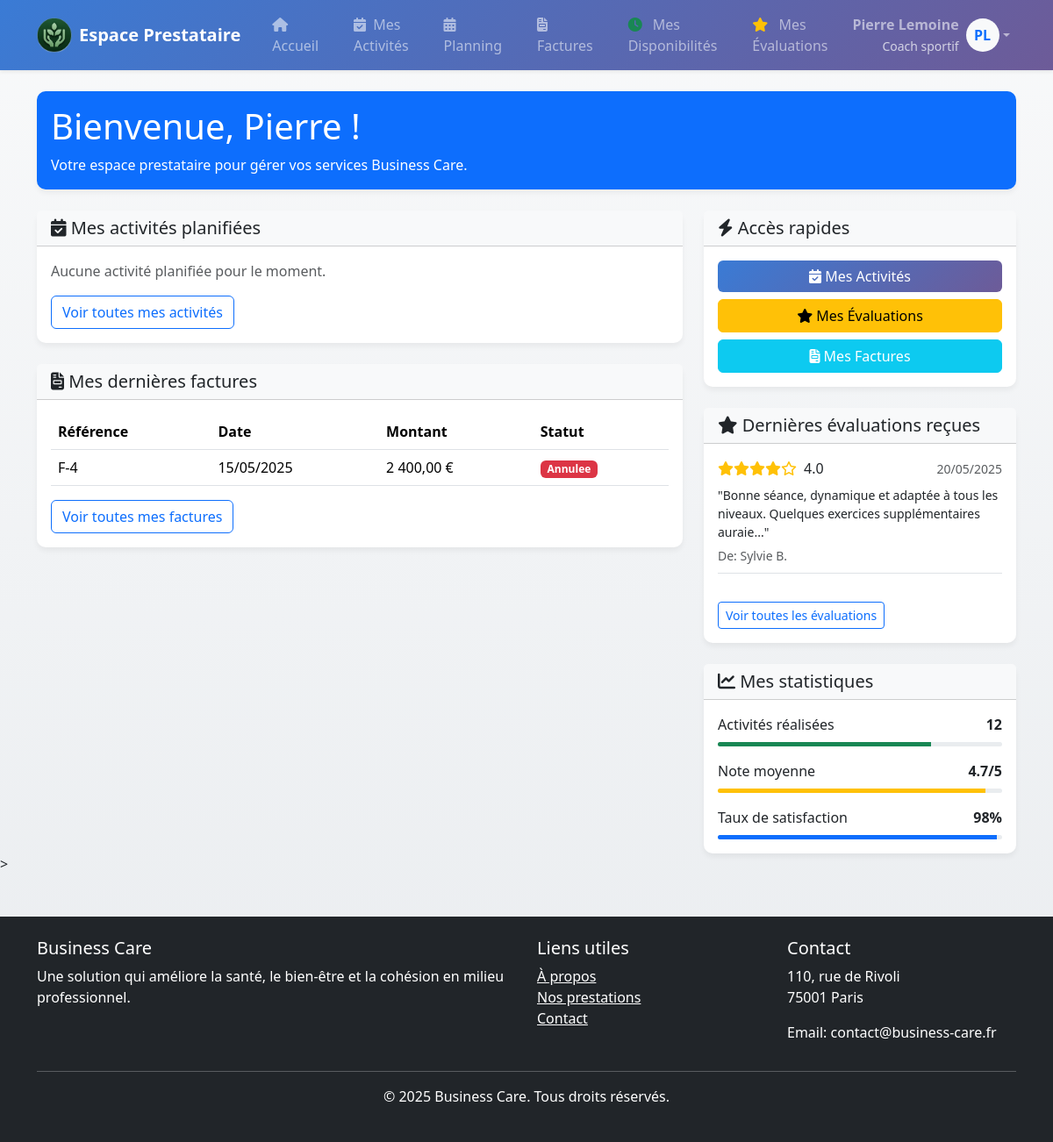
/frontOffice/prestataire/index.php (signed in), run on the app's committed database.
### tables this page shows
CREATE TABLE `facture` (
  `facture_id` int(11) NOT NULL,
  `date_emission` date DEFAULT NULL,
  `date_echeance` date DEFAULT NULL,
  `montant` decimal(10,2) DEFAULT NULL,
  `montant_tva` decimal(10,2) DEFAULT NULL,
  `montant_ht` decimal(10,2) DEFAULT NULL,
  `statut` 	ENUM('Attente', 'Payee', 'Annulee') DEFAULT 'Attente',
  `methode_paiement` VARCHAR(50)	DEFAULT NULL,
  `fichier` varchar(255) DEFAULT NULL,
  `id_devis` int(11) DEFAULT NULL,
  `id_prestataire` int(11) DEFAULT NULL,
  `payment_intent_id` varchar(100) DEFAULT NULL
);

CREATE TABLE `evaluation` (
  `evaluation_id` int(11) NOT NULL,
  `note` int(11) DEFAULT NULL,
  `commentaire` text DEFAULT NULL,
  `id_collaborateur` int(11) DEFAULT NULL,
  `date_creation` datetime DEFAULT NULL,
  `desactivate` boolean DEFAULT 0
);

CREATE TABLE `collaborateur` (
  `collaborateur_id` int(11) NOT NULL,
  `nom` varchar(255) NOT NULL,
  `prenom` varchar(255) NOT NULL,
  `username` varchar(255) NOT NULL,
  `role` varchar(255) DEFAULT "employe",
  `email` varchar(255) NOT NULL,
  `password` varchar(255) DEFAULT NULL,
  `telephone` varchar(20) DEFAULT NULL,
  `id_societe` int(11) DEFAULT NULL,
  `date_creation` datetime DEFAULT NULL,
  `date_activite` datetime DEFAULT NULL,
  `token` varchar(255) DEFAULT NULL,
  `expiration` datetime DEFAULT NULL,
  `desactivate` boolean DEFAULT 0
);

### api/dao/provider.php (called while the page is built, shortened)
<?php
function getAllActivities(int $limit = null, int $offset = null, $providerId)  {
    $db = getDatabaseConnection();
    $sql = "SELECT a.activite_id, a.nom, a.date, a.type, a.id_devis, a.id_lieu, l.adresse, l.ville, l.code_postal
            FROM activite a
            LEFT JOIN lieu l ON a.id_lieu = l.lieu_id
            WHERE a.id_prestataire = :id";
    $params = [
        'id'=> $providerId
    ];
    if ($limit !== null) {
        $sql .= " LIMIT " . (string) $limit;
        if ($offset !== null) {
            $sql .= " OFFSET " . (string) $offset;
        }
    }
    $stmt = $db->prepare($sql);
    $res = $stmt->execute($params);
    if ($res) {
        return $stmt->fetchAll(PDO::FETCH_ASSOC);
    }
    return null;
}
function getProviderInvoices($prestataire_id) {
    $db = getDatabaseConnection();
    $sql = "SELECT f.facture_id, f.date_emission, f.date_echeance, f.montant, f.montant_tva,
                   f.montant_ht, f.statut, f.methode_paiement, f.fichier, d.devis_id,
                   s.nom AS nom_societe, s.siret
            FROM facture f
            LEFT JOIN devis d ON f.id_devis = d.devis_id
            LEFT JOIN societe s ON d.id_societe = s.societe_id
            WHERE f.id_prestataire = :prestataire_id
            ORDER BY f.date_emission DESC";
    $stmt = $db->prepare($sql);
    $res = $stmt->execute([
        'prestataire_id' => $prestataire_id
    ]);
    if ($res) {
        return $stmt->fetchAll(PDO::FETCH_ASSOC);
    }
    return [];
}

### api/dao/evaluation.php (called while the page is built, shortened)
<?php
function getEvaluationsByProviderId(int $prestataire_id){
    $db = getDatabaseConnection();
    $sql = "SELECT e.evaluation_id, e.note, e.commentaire, e.date_creation,
                   c.nom as collaborateur_nom, c.prenom as collaborateur_prenom
            FROM evaluation e
            JOIN note_prestataire np ON e.evaluation_id = np.id_evaluation
            JOIN collaborateur c ON e.id_collaborateur = c.collaborateur_id
            WHERE np.id_prestataire = :prestataire_id AND e.desactivate = 0
            ORDER BY e.date_creation DESC";
    $stmt = $db->prepare($sql);
    $res = $stmt->execute([
        'prestataire_id' => $prestataire_id
    ]);
    if ($res) {
        return $stmt->fetchAll(PDO::FETCH_ASSOC);
    }
    return [];
}

### frontOffice/prestataire/index.php (the view, shortened to what this page needs)
<?php
require_once 'includes/head.php';
include_once 'includes/header.php';
?>
<div class="container mt-4">
    <div class="row mb-4">
        <div class="col-12">
            <div class="card bg-primary text-white">
                <div class="card-body">
                    <h1 class="card-title">Bienvenue, <?php echo htmlspecialchars($_SESSION['prenom']); ?> !</h1>
                    <p class="card-text">Votre espace prestataire pour gérer vos services Business Care.</p>
                </div>
            </div>
        </div>
    </div>
    <div class="row">
        <div class="col-md-8">
            <div class="card mb-4">
                <div class="card-header bg-light">
                    <h5 class="card-title mb-0"><i class="fas fa-calendar-check"></i> Mes activités planifiées</h5>
                </div>
                <div class="card-body">
                    <?php
                    require_once '../../api/dao/provider.php';
                    $activities = isset($_SESSION['prestataire_id']) ?
                        getAllActivities(5, 0, $_SESSION['prestataire_id']) : [];
                    if ($activities && count($activities) > 0) {
                        $today = date('Y-m-d');
                        $upcomingActivities = array_filter($activities, function($activity) use ($today) {
                            return $activity['date'] >= $today;
                        });
                        $upcomingActivities = array_slice($upcomingActivities, 0, 3);
                        if (count($upcomingActivities) > 0) {
                            foreach ($upcomingActivities as $activity) {
                                ?>
                                <div class="mb-2 p-2 border-bottom">
                                    <div class="d-flex justify-content-between align-items-center">
                                        <strong><?php echo htmlspecialchars($activity['nom']); ?></strong>
                                        <small class="text-muted"><?php echo date('d/m/Y', strtotime($activity['date'])); ?></small>
                                    </div>
                                    <div class="text-muted small">
                                        <i class="fas fa-tag"></i> <?php echo htmlspecialchars($activity['type']); ?>
                                    </div>
                                </div>
                                <?php
                            }
                        } else {
                            echo '<p class="text-muted">Aucune activité planifiée pour le moment.</p>';
                        }
                    } else {
                        echo '<p class="text-muted">Aucune activité disponible.</p>';
                    }
                    ?>
                    <div class="mt-3">
                        <a href="activites.php" class="btn btn-outline-primary">Voir toutes mes activités</a>
                    </div>
                </div>
            </div>
            <div class="card mb-4">
                <div class="card-header bg-light">
                    <h5 class="card-title mb-0"><i class="fas fa-file-invoice"></i> Mes dernières factures</h5>
                </div>
                <div class="card-body">
                    <div id="recent-invoices">
                        <table class="table table-hover">
                            <thead>
                                <tr>
                                    <th>Référence</th>
                                    <th>Date</th>
                                    <th>Montant</th>
                                    <th>Statut</th>
                                </tr>
                            </thead>
                            <tbody>
                            <?php
                                require_once '../../api/dao/provider.php';
                                if (isset($_SESSION['prestataire_id'])) {
                                    $invoices = getProviderInvoices($_SESSION['prestataire_id']);
                                    $recentInvoices = array_slice($invoices, 0, 3);
                                    if (count($recentInvoices) > 0) {
                                        foreach ($recentInvoices as $invoice) {
                                            $statusClass = '';
                                            switch ($invoice['statut']) {
                                                case 'Annulee':
                                                    $statusClass = 'bg-danger';
                                                    break;
                                            }
                                            $dateEmission = date('d/m/Y', strtotime($invoice['date_emission']));
                                            $montant = number_format($invoice['montant'], 2, ',', ' ') . ' €';
                                            echo "<tr>";
                                            echo "<td>F-" . $invoice['facture_id'] . "</td>";
                                            echo "<td>{$dateEmission}</td>";
                                            echo "<td>{$montant}</td>";
                                            echo "<td><span class='badge {$statusClass}'>" . ucfirst($invoice['statut']) . "</span></td>";
                                            echo "</tr>";
                                        }
                                    } else {
                                        echo "<tr><td colspan='4' class='text-center'>Aucune facture disponible.</td></tr>";
                                    }
                                } else {
                                    echo "<tr><td colspan='4' class='text-center'>Session invalide. Veuillez vous reconnecter.</td></tr>";
                                }
                            ?>
                            </tbody>
                        </table>
                        <div class="mt-3">
                            <a href="factures.php" class="btn btn-outline-primary">Voir toutes mes factures</a>
                        </div>
                    </div>
                </div>
            </div>
        </div>
        <div class="col-md-4">
            <div class="card mb-4">
                <div class="card-header bg-light">
                    <h5 class="card-title mb-0"><i class="fas fa-bolt"></i> Accès rapides</h5>
                </div>
                <div class="card-body">
                    <div class="d-grid gap-2">
                        <a href="activites.php" class="btn btn-primary">
                            <i class="fas fa-calendar-check"></i> Mes Activités
                        </a>
                        <a href="evaluations.php" class="btn btn-warning">
                            <i class="fas fa-star"></i> Mes Évaluations
                        </a>
                        <a href="factures.php" class="btn btn-info text-white">
                            <i class="fas fa-file-invoice"></i> Mes Factures
                        </a>
                    </div>
                </div>
            </div>
            <div class="card mb-4">
                <div class="card-header bg-light">
                    <h5 class="card-title mb-0"><i class="fas fa-star"></i> Dernières évaluations reçues</h5>
                </div>
                <div class="card-body">
                    <?php
                    require_once '../../api/dao/evaluation.php';
                    if (isset($_SESSION['prestataire_id'])) {
                        $evaluations = getEvaluationsByProviderId($_SESSION['prestataire_id']);
                        $recentEvaluations = array_slice($evaluations, 0, 3);
                        if (count($recentEvaluations) > 0) {
                            foreach ($recentEvaluations as $evaluation) {
                                $dateCreation = date('d/m/Y', strtotime($evaluation['date_creation']));
                                $stars = '';
                                for ($i = 1; $i <= 5; $i++) {
                                    if ($i <= $evaluation['note']) {
                                        $stars .= '<i class="fas fa-star"></i>';
                                    } else {
                                        $stars .= '<i class="far fa-star"></i>';
                                    }
                                }
                                echo '<div class="mb-3 pb-2 border-bottom">';
                                echo '<div class="d-flex justify-content-between align-items-center mb-2">';
                                echo '<div>';
                                echo '<span class="text-warning">' . $stars . '</span>';
                                echo '<span class="ms-2">' . $evaluation['note'] . '.0</span>';
                                echo '</div>';
                                echo '<small class="text-muted">' . $dateCreation . '</small>';
                                echo '</div>';
                                echo '<p class="small mb-1">"' . htmlspecialchars(substr($evaluation['commentaire'], 0, 100)) . (strlen($evaluation['commentaire']) > 100 ? '...' : '') . '"</p>';
                                echo '<small class="text-muted">De: ' . htmlspecialchars($evaluation['collaborateur_prenom'] . ' ' . substr($evaluation['collaborateur_nom'], 0, 1) . '.') . '</small>';
                                echo '</div>';
                            }
                        } else {
                            echo '<div class="alert alert-info">Vous n\'avez pas encore reçu d\'évaluations.</div>';
                        }
                    } else {
                        echo '<div class="alert alert-warning">Session invalide. Veuillez vous reconnecter.</div>';
                    }
                    ?>
                    <a href="evaluations.php" class="btn btn-outline-primary btn-sm mt-3">Voir toutes les évaluations</a>
                </div>
            </div>
            <div class="card">
                <div class="card-header bg-light">
                    <h5 class="card-title mb-0"><i class="fas fa-chart-line"></i> Mes statistiques</h5>
                </div>
                <div class="card-body">
                    <div class="mb-3">
                        <div class="d-flex justify-content-between">
                            <span>Activités réalisées</span>
                            <span class="fw-bold">12</span>
                        </div>
                        <div class="progress mt-2" style="height: 5px;">
                            <div class="progress-bar bg-success" role="progressbar" style="width: 75%;" aria-valuenow="75" aria-valuemin="0" aria-valuemax="100"></div>
                        </div>
                    </div>
                    <div class="mb-3">
                        <div class="d-flex justify-content-between">
                            <span>Note moyenne</span>
                            <span class="fw-bold">4.7/5</span>
                        </div>
                        <div class="progress mt-2" style="height: 5px;">
                            <div class="progress-bar bg-warning" role="progressbar" style="width: 94%;" aria-valuenow="94" aria-valuemin="0" aria-valuemax="100"></div>
                        </div>
                    </div>
                    <div>
                        <div class="d-flex justify-content-between">
                            <span>Taux de satisfaction</span>
                            <span class="fw-bold">98%</span>
                        </div>
                        <div class="progress mt-2" style="height: 5px;">
                            <div class="progress-bar bg-primary" role="progressbar" style="width: 98%;" aria-valuenow="98" aria-valuemin="0" aria-valuemax="100"></div>
                        </div>
                    </div>
                </div>
            </div>
        </div>
    </div>
</div>
>
<?php
include 'includes/footer.php';
?>

### frontOffice/prestataire/includes/header.php (style rules this page uses)
body { background: linear-gradient(to bottom, #f8f9fa, #e9ecef); min-height: 100vh; }
.card { border: none; border-radius: 10px; box-shadow: 0 4px 6px rgba(0,0,0,0.05); transition: transform 0.2s, box-shadow 0.2s; }
.btn-primary { background: linear-gradient(135deg, #3a7bd5 0%, #6d5b98 100%); border: none; }

### data on the page
facture: facture_id "4", date_emission "15/05/2025", montant "2 400,00 €", statut "Annulee"
evaluation: note "4", date_creation "20/05/2025", commentaire "Bonne séance, dynamique et adaptée à tous les niveaux. Quelques exercices supplémentaires auraie", id_collaborateur.nom "Sylvie B."

### other printed values
$_SESSION['prenom'] . ' ' . $_SESSION['nom'] "Pierre Lemoine"
$_SESSION['type'] "Coach sportif"
substr($_SESSION['prenom'], 0, 1) "P"
substr($_SESSION['nom'], 0, 1) "L"
$_SESSION['prenom'] "Pierre"
